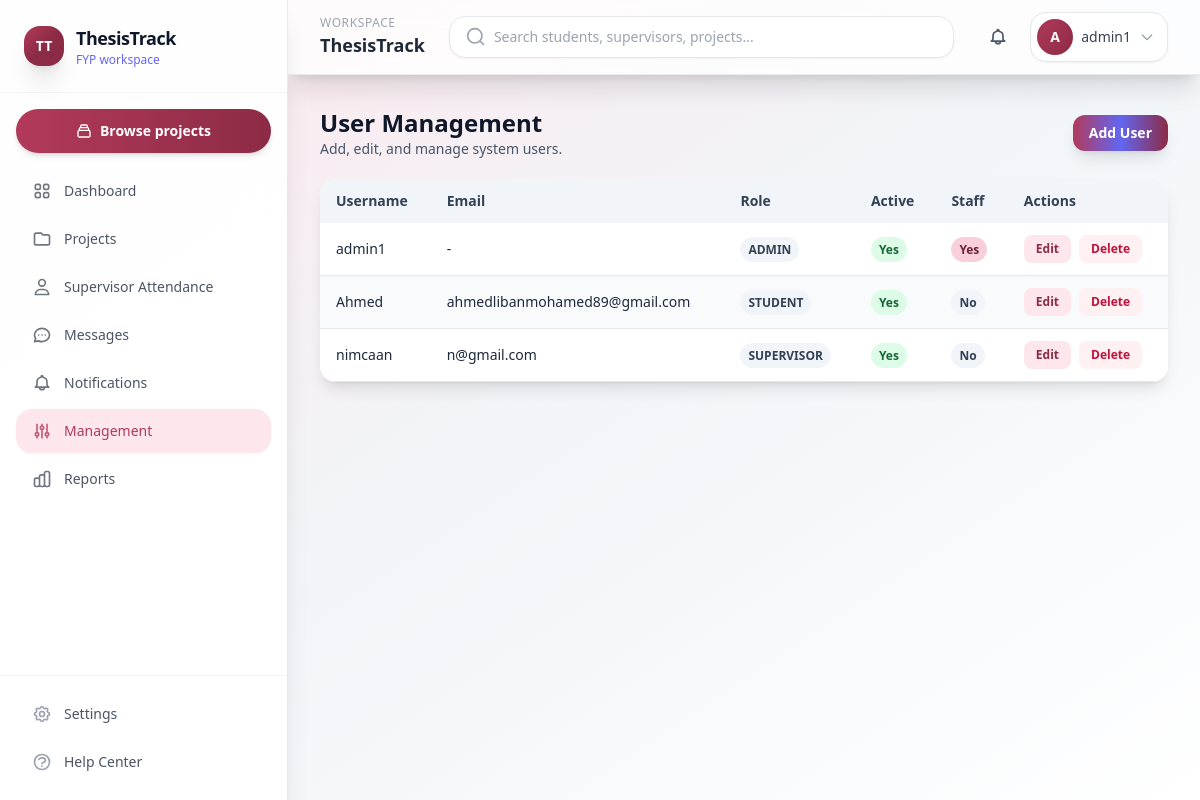
The page /users/ (signed in) on the database as committed earlier.
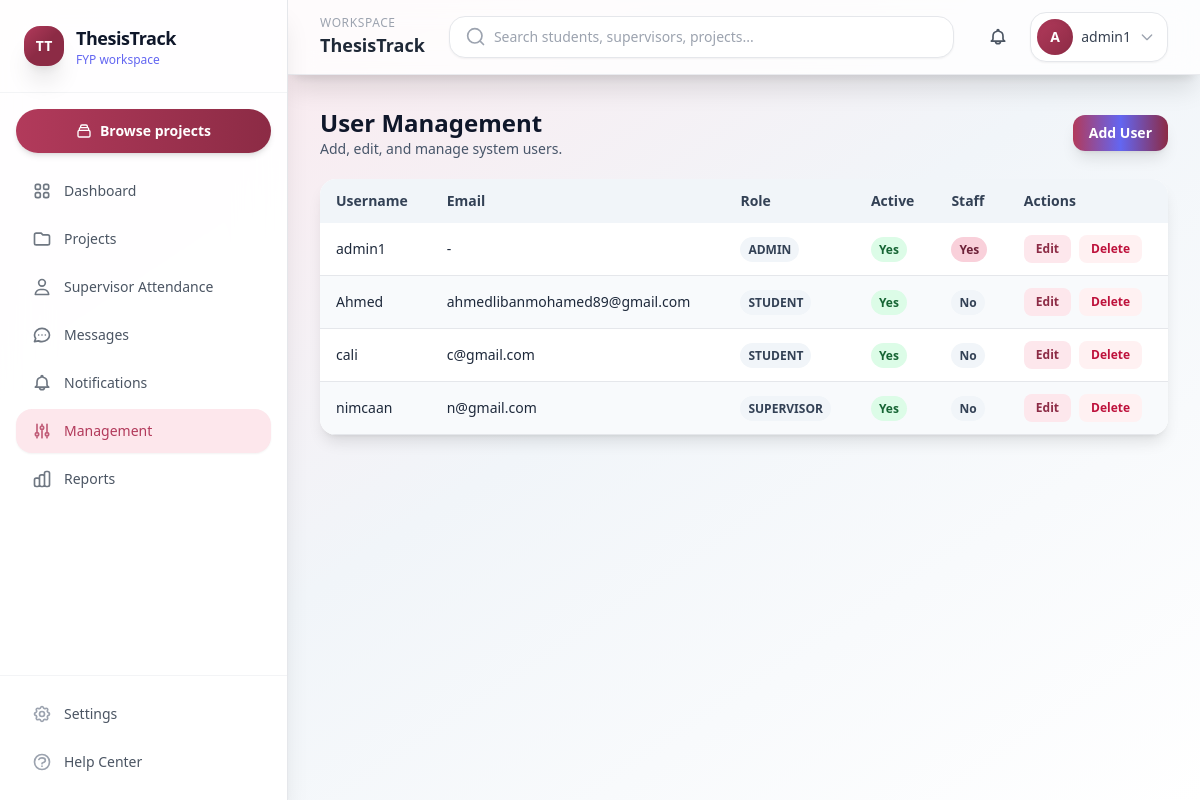
The same page on the database as committed later.
### users/models.py (models this page shows, shortened)
class User(AbstractUser):
    class Role(models.TextChoices):
        ADMIN = "ADMIN", "Admin"
        SUPERVISOR = "SUPERVISOR", "Supervisor"
        STUDENT = "STUDENT", "Student"
    role = models.CharField(
        max_length=20,
        choices=Role.choices,
        default=Role.STUDENT,
    )

### users/views.py (the view)
# urls.py: path("users/", AdminUserListView.as_view(), name="user-list"),
class AdminUserListView(AdminRequiredMixin, TemplateView):
    template_name = "users/user_list.html"
    def get_context_data(self, **kwargs):
        context = super().get_context_data(**kwargs)
        context["users"] = User.objects.order_by("role", "username")
        return context

### users/context_processors.py (called while the page is built)
def unread_notification_count(request):
    user = getattr(request, "user", None)
    if not user or not user.is_authenticated:
        return {"unread_notification_count": 0}
    from projects.models import Notification
    return {
        "unread_notification_count": Notification.objects.filter(user=user, is_read=False).count()
        if user.role in {User.Role.ADMIN, User.Role.SUPERVISOR, User.Role.STUDENT}
        else 0
    }

def unread_notification_preview(request):
    user = getattr(request, "user", None)
    if not user or not user.is_authenticated:
        return {"unread_notifications_nav": []}
    unread_qs = Notification.objects.filter(user=user, is_read=False).order_by("-created_at")[:5]
    return {"unread_notifications_nav": unread_qs}

### users/mixins.py (called while the page is built)
    def test_func(self):
        return self.request.user.role in self.allowed_roles or self.request.user.is_superuser

### templates/users/user_list.html (shortened to what this page needs)
{% extends "base.html" %}
{% block content %}
<div class="mx-auto max-w-6xl">
    <div class="mb-5 flex flex-col gap-3 sm:flex-row sm:items-center sm:justify-between">
        <div>
            <h2 class="text-2xl font-bold text-slate-900">User Management</h2>
            <p class="text-sm text-slate-600">Add, edit, and manage system users.</p>
        </div>
        <a href="{% url 'users:create-user' %}" class="inline-flex items-center justify-center rounded-xl bg-gradient-to-r from-blue-500 via-indigo-500 to-purple-600 px-4 py-2 text-sm font-bold text-white shadow-lg transition hover:scale-[1.01]">
            Add User
        </a>
    </div>
    <div class="overflow-x-auto rounded-2xl bg-white shadow-lg">
        <table class="min-w-full text-sm">
            <thead class="bg-slate-100 text-slate-700">
                <tr>
                    <th class="px-4 py-3 text-left">Username</th>
                    <th class="px-4 py-3 text-left">Email</th>
                    <th class="px-4 py-3 text-left">Role</th>
                    <th class="px-4 py-3 text-left">Active</th>
                    <th class="px-4 py-3 text-left">Staff</th>
                    <th class="px-4 py-3 text-left">Actions</th>
                </tr>
            </thead>
            <tbody>
                {% for u in users %}
                    <tr class="border-b odd:bg-white even:bg-slate-50 hover:bg-indigo-50">
                        <td class="px-4 py-3 font-medium text-slate-800">{{ u.username }}</td>
                        <td class="px-4 py-3">{{ u.email|default:"-" }}</td>
                        <td class="px-4 py-3">
                            <span class="rounded-full bg-slate-100 px-2 py-1 text-xs font-bold text-slate-700">
                                {{ u.role }}
                            </span>
                        </td>
                        <td class="px-4 py-3">
                            {% if u.is_active %}
                                <span class="rounded-full bg-green-100 px-2 py-1 text-xs font-bold text-green-800">Yes</span>
                            {% else %}
                                <span class="rounded-full bg-red-100 px-2 py-1 text-xs font-bold text-red-800">No</span>
                            {% endif %}
                        </td>
                        <td class="px-4 py-3">
                            {% if u.is_staff %}
                                <span class="rounded-full bg-indigo-100 px-2 py-1 text-xs font-bold text-indigo-800">Yes</span>
                            {% else %}
                                <span class="rounded-full bg-slate-100 px-2 py-1 text-xs font-bold text-slate-700">No</span>
                            {% endif %}
                        </td>
                        <td class="px-4 py-3">
                            <div class="flex items-center gap-2">
                                <a href="{% url 'users:user-edit' u.pk %}" class="rounded-lg bg-indigo-50 px-3 py-1.5 text-xs font-bold text-indigo-700 hover:bg-indigo-100">
                                    Edit
                                </a>
                                <button
                                    type="button"
                                    onclick="openDeleteModal('{{ u.pk }}')"
                                    class="rounded-lg bg-rose-50 px-3 py-1.5 text-xs font-bold text-rose-700 transition hover:bg-rose-100"
                                >
                                    Delete
                                </button>
                            </div>
                        </td>
                    </tr>
                {% empty %}
                    <tr>
                        <td colspan="6" class="px-4 py-8 text-center text-slate-500">No users found.</td>
                    </tr>
                {% endfor %}
            </tbody>
        </table>
    </div>
</div>
{% endblock %}

### templates/partials/navbar.html (shortened to what this page needs)
<header class="sticky top-0 z-30 border-b border-gray-200/80 bg-white/80 shadow-xl backdrop-blur-md">
    <div class="flex flex-col gap-3 px-4 py-3 sm:flex-row sm:items-center sm:justify-between sm:gap-4 lg:px-8">
        <div class="flex items-center gap-3">
            <div class="hidden sm:block">
                <p class="text-xs font-medium uppercase tracking-wider text-gray-400">Workspace</p>
                <h1 class="text-lg font-semibold text-gray-800">ThesisTrack</h1>
            </div>
        </div>
        <div class="w-full flex-1 sm:max-w-xl sm:px-2 lg:max-w-2xl">
            <div
                id="navbarSearchRoot"
                data-search-url="{% url 'projects:search' %}"
                data-search-ajax-url="{% url 'projects:search-ajax' %}"
                class="w-full"
            >
                <form method="get" action="{% url 'projects:search' %}" class="w-full">
                    <div class="relative">
                        <div class="flex items-center gap-2 rounded-2xl border border-gray-200 bg-white px-4 py-2.5 shadow-sm transition-all duration-200 focus-within:border-indigo-300 focus-within:ring-2 focus-within:ring-indigo-500/20">
                            <svg class="h-5 w-5 shrink-0 text-gray-400" fill="none" stroke="currentColor" viewBox="0 0 24 24">
                                <path stroke-linecap="round" stroke-linejoin="round" stroke-width="2" d="M21 21l-4.35-4.35m0 0A7.5 7.5 0 104.5 4.5a7.5 7.5 0 0012.15 12.15z"></path>
                            </svg>
                            <input
                                id="navbarSearchInput"
                                type="text"
                                name="q"
                                placeholder="Search students, supervisors, projects..."
                                autocomplete="off"
                                spellcheck="false"
                                class="w-full bg-transparent text-sm text-gray-600 outline-none placeholder:text-gray-400"
                                value="{{ request.GET.q|default_if_none:'' }}"
                            />
                        </div>
                    </div>
                </form>
            </div>
        </div>
        <div class="flex items-center justify-end gap-2 sm:gap-3">
            <div class="relative">
                <button
                    id="notifToggle"
                    type="button"
                    aria-haspopup="menu"
                    aria-expanded="false"
                    aria-controls="notifMenu"
                    class="relative rounded-2xl p-2.5 text-gray-600 transition-all duration-200 hover:bg-gray-100 hover:shadow-md"
                    onclick="toggleNotificationsMenu()"
                >
                </button>
            </div>
            <div class="relative">
                <button
                    type="button"
                    id="userMenuToggle"
                    onclick="toggleUserMenu()"
                    class="flex items-center gap-2 rounded-2xl border border-gray-200 bg-white py-1.5 pl-1.5 pr-3 shadow-sm transition-all duration-200 hover:border-indigo-200 hover:shadow-md"
                    aria-expanded="false"
                    aria-controls="userMenu"
                >
                    <span class="flex h-9 w-9 items-center justify-center rounded-full bg-gradient-to-br from-indigo-500 to-purple-600 text-sm font-bold text-white shadow-inner">
                        {{ user.username|slice:":1"|upper }}
                    </span>
                    <span class="hidden max-w-[7rem] truncate text-left text-sm font-medium text-gray-700 sm:block">{{ user.username }}</span>
                    <svg class="hidden h-4 w-4 text-gray-400 sm:block" fill="none" stroke="currentColor" viewBox="0 0 24 24"><path stroke-linecap="round" stroke-linejoin="round" stroke-width="2" d="M19 9l-7 7-7-7"/></svg>
                </button>
            </div>
        </div>
    </div>
</header>

Rows that differ between the two databases and show on the page:
added User: username "cali", email "c@gmail.com", role "STUDENT", is_active "Yes", is_staff "No"
